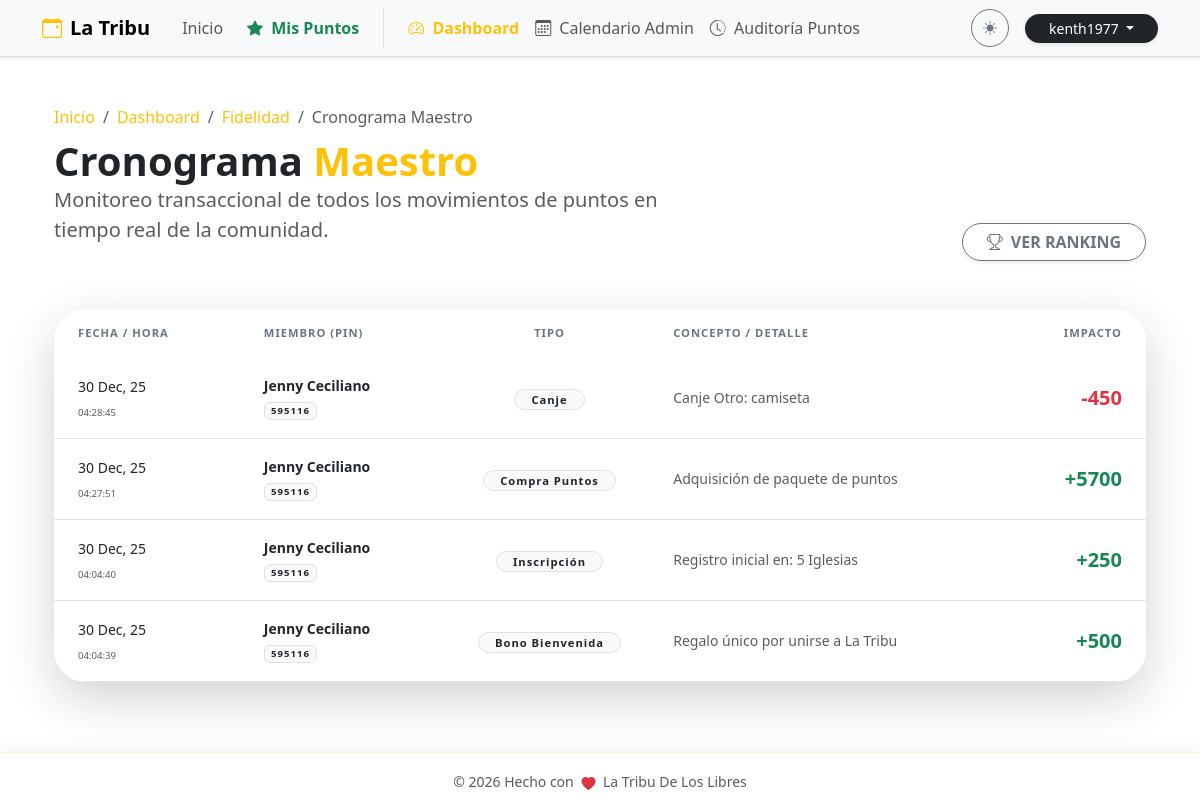
Before: /admin/puntos/cronograma (signed in) with the older database file.
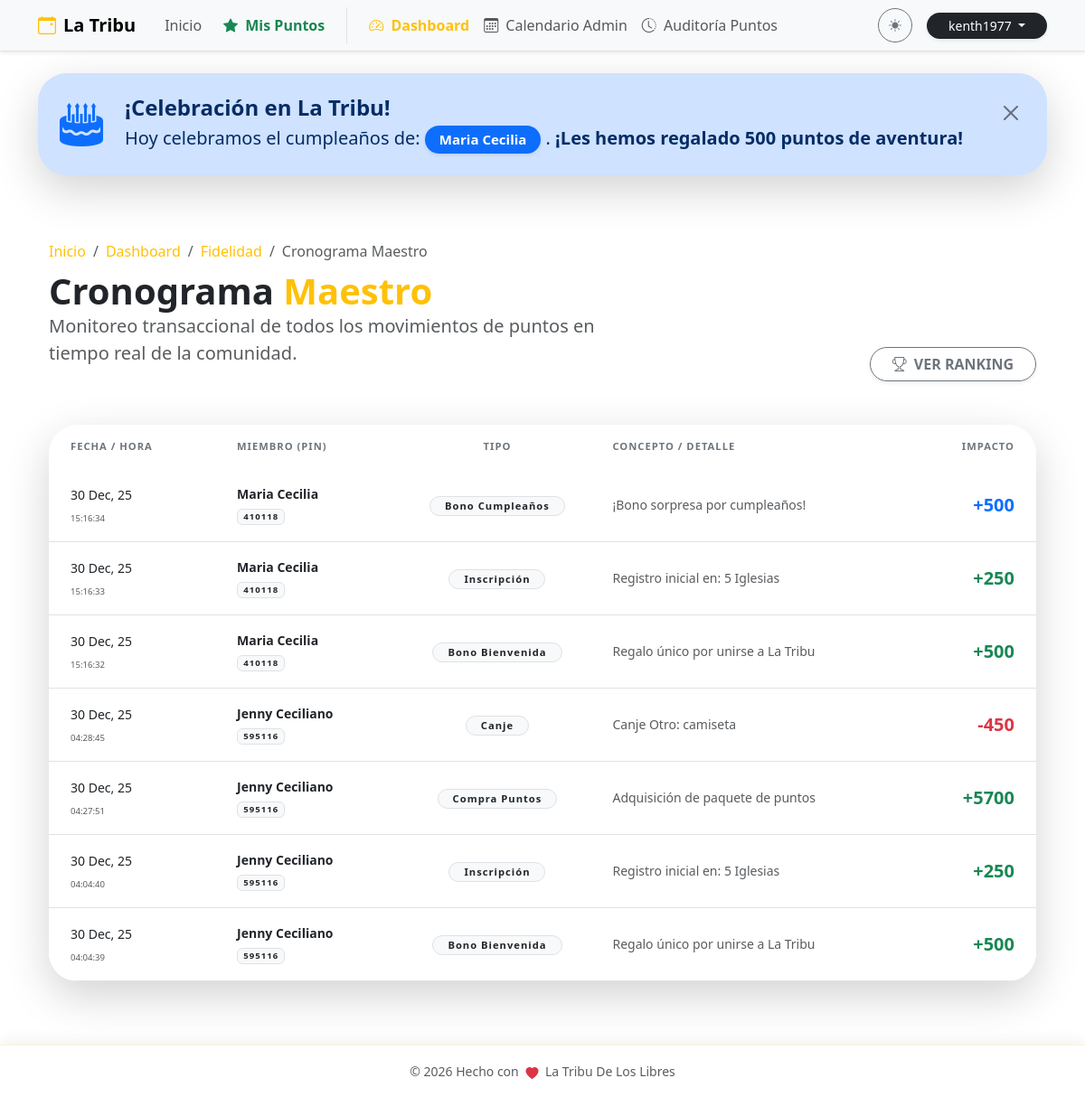
After: the same page with the newer database file.
### db.py (models this page shows, shortened)
class PointLog(db.Model):
    __tablename__ = 'point_log'
    id = db.Column(db.Integer, primary_key=True)
    member_id = db.Column(db.Integer, db.ForeignKey('member.id'), nullable=False)
    transaction_type = db.Column(db.String(50), nullable=False)
    description = db.Column(db.String(200))
    amount = db.Column(db.Integer, nullable=False)
    created_at = db.Column(db.DateTime, default=datetime.utcnow)
    booking_id = db.Column(db.Integer, db.ForeignKey('booking.id'), nullable=True)
    is_penalized = db.Column(db.Boolean, default=False)  # Si el movimiento fue penalizado
    penalty_reason = db.Column(db.String(200), nullable=True)  # Razón de la penalización

class Member(db.Model):
    __tablename__ = 'member'
    id = db.Column(db.Integer, primary_key=True)
    pin = db.Column(db.String(10), unique=True, nullable=False)
    nombre = db.Column(db.String(100), nullable=False)
    apellido1 = db.Column(db.String(100), nullable=False)
    apellido2 = db.Column(db.String(100))
    telefono = db.Column(db.String(20))
    birth_date = db.Column(db.Date)
    puntos_totales = db.Column(db.Integer, default=0)
    ultimo_regalo_bday = db.Column(db.Integer, default=0)
    bookings = db.relationship('Booking', backref='member', lazy=True, cascade="all, delete-orphan")
    point_logs = db.relationship('PointLog', backref='member', lazy=True, cascade="all, delete-orphan")

### puntos.py (the view)
@puntos_bp.route('/cronograma')
@login_required
def cronograma_total():
    if not current_user.is_superuser:
        abort(403)
    raw_logs = PointLog.query.order_by(PointLog.created_at.desc()).limit(200).all()
    formatted_logs = [_formatear_log(log) for log in raw_logs]
    return render_template('puntos.html',
                         logs=formatted_logs,
                         selected_member=None,
                         is_global_schedule=True)

### app.py (called while the page is built)
@login_manager.user_loader
def load_user(user_id):
    try:
        return User.query.get(int(user_id))
    except (TypeError, ValueError, Exception):
        return None

### templates/puntos.html (shortened to what the changed rows need)
{% extends "base.html" %}
{% block content %}
<div class="container py-4">
    <div class="row mb-5 align-items-end animate__animated animate__fadeIn">
        <div class="col-md-7">
            <h1 class="display-6 fw-bold mb-0">
                {% if is_global_schedule %}
                    Cronograma <span class="text-warning">Maestro</span>
                {% elif selected_member %}
                    Estado de Cuenta: <span class="text-warning">{{ selected_member.nombre }}</span>
                {% else %}
                    Portal de <span class="text-warning">Fidelidad</span>
                {% endif %}
            </h1>
        </div>
    </div>
    {% if is_global_schedule %}
    <div class="card border-0 shadow-lg rounded-5 overflow-hidden animate__animated animate__fadeIn">
        <div class="card-body p-0">
            <div class="table-responsive">
                <table class="table table-hover align-middle mb-0">
                    <thead class="bg-body-tertiary">
                        <tr>
                            <th class="border-0 px-4 py-3 text-secondary x-small fw-bold text-uppercase">Fecha / Hora</th>
                            <th class="border-0 py-3 text-secondary x-small fw-bold text-uppercase">Miembro (PIN)</th>
                            <th class="border-0 py-3 text-secondary x-small fw-bold text-uppercase text-center">Tipo</th>
                            <th class="border-0 py-3 text-secondary x-small fw-bold text-uppercase">Concepto / Detalle</th>
                            <th class="border-0 py-3 text-secondary x-small fw-bold text-uppercase text-end pe-4">Impacto</th>
                        </tr>
                    </thead>
                    <tbody>
                        {% if logs %}
                            {% for log in logs %}
                            <tr class="animate__animated animate__fadeIn" style="animation-delay: {{ loop.index0 * 0.05 }}s">
                                <td class="px-4 py-3">
                                    <span class="fw-medium small text-body">{{ log.fecha.strftime('%d %b, %y') }}</span><br>
                                    <small class="text-muted" style="font-size: 0.6rem;">{{ log.fecha.strftime('%H:%M:%S') }}</small>
                                </td>
                                <td>
                                    <div class="fw-bold text-body small">{{ log.member }}</div>
                                    <span class="badge bg-light text-dark border x-small" style="font-size: 0.6rem;">{{ log.pin }}</span>
                                </td>
                                <td class="text-center">
                                    <span class="badge bg-light text-dark border px-3 py-1 rounded-pill x-small fw-bold">{{ log.tipo }}</span>
                                </td>
                                <td class="small text-muted">{{ log.detalle }}</td>
                                <td class="text-end pe-4">
                                    <span class="fw-bold fs-5 {{ log.color }}">
                                        {% if log.monto > 0 %}+{% endif %}{{ log.monto }}
                                    </span>
                                </td>
                            </tr>
                            {% endfor %}
                        {% endif %}
                    </tbody>
                </table>
            </div>
        </div>
    </div>
    {% endif %}
</div>
{% endblock %}

### templates/base.html (shortened to what the changed rows need)
<!DOCTYPE html>
<html lang="es" data-bs-theme="light">
<head>
    <link href="https://cdn.jsdelivr.net/npm/bootstrap@5.3.2/dist/css/bootstrap.min.css" rel="stylesheet">
    <link rel="stylesheet" href="https://cdn.jsdelivr.net/npm/bootstrap-icons@1.11.1/font/bootstrap-icons.css">
    <link rel="stylesheet" href="https://cdnjs.cloudflare.com/ajax/libs/animate.css/4.1.1/animate.min.css"/>
</head>
<body>
    <main class="container py-4">
        {% if birthdays_today %}
        <div class="alert alert-primary alert-dismissible fade show border-0 shadow-lg rounded-5 mb-5 animate__animated animate__bounceIn" role="alert">
            <div class="d-flex align-items-center p-2">
                <div class="display-5 me-4 text-primary animate__animated animate__pulse animate__infinite">
                    <i class="bi bi-cake2-fill"></i>
                </div>
                <div>
                    <h4 class="fw-bold mb-1 text-primary-emphasis">¡Celebración en La Tribu!</h4>
                    <p class="mb-0 fs-5">
                        Hoy celebramos el cumpleaños de:
                        {% for m in birthdays_today %}
                        <span class="badge bg-primary text-white px-3 py-2 rounded-pill shadow-sm">{{ m.nombre }} {{ m.apellido1 }}</span>{{ ", " if not loop.last }}
                        {% endfor %}.
                        <span class="fw-bold">¡Les hemos regalado 500 puntos de aventura!</span>
                    </p>
                </div>
            </div>
            <button type="button" class="btn-close m-3" data-bs-dismiss="alert" aria-label="Close"></button>
        </div>
        {% endif %}
        {% block content %}{% endblock %}
    </main>
</body>
</html>

Changed rows visible on the page:
added Member: nombre "Maria", apellido1 "Cecilia", pin "410118" "410118" "410118"
added PointLog: fecha "30 Dec, 25", fecha "15:16:34", tipo "Bono Cumpleaños", detalle "¡Bono sorpresa por cumpleaños!", monto "500"
added PointLog: fecha "30 Dec, 25", fecha "15:16:33", tipo "Inscripción", detalle "Registro inicial en: 5 Iglesias"
added PointLog: fecha "30 Dec, 25", fecha "15:16:32", tipo "Bono Bienvenida", detalle "Regalo único por unirse a La Tribu", monto "500"
Other visible differences:
text now shown: "¡Celebración en La Tribu! Hoy celebramos el cumpleaños de: . ¡Les hemos regalado 500 puntos de aventura!"
new list line: "Maria Cecilia +"
new list line: "Maria Cecilia + 250"
